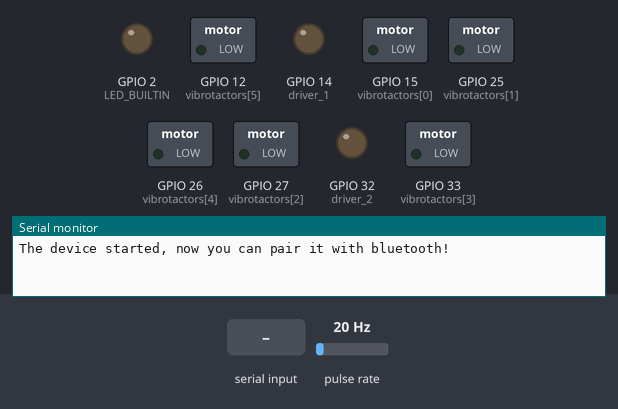
A sketch run on a simulated ESP32. On the bench: switched loads named in the sketch (green lamp = pin HIGH), output pins drawn as LEDs (lit = HIGH), the last lines printed to the serial monitor. Wiring (inferred from the names in the program): pulse sensor: data GPIO 21. The test bench sets the inputs (shaded band); at power-on: pulse rate 20 Hz. Nothing arrives over Bluetooth unless stated.

Above: at 1.2 s.
1.3 s: "L90\n" received over the second serial link
At 1.7 s:
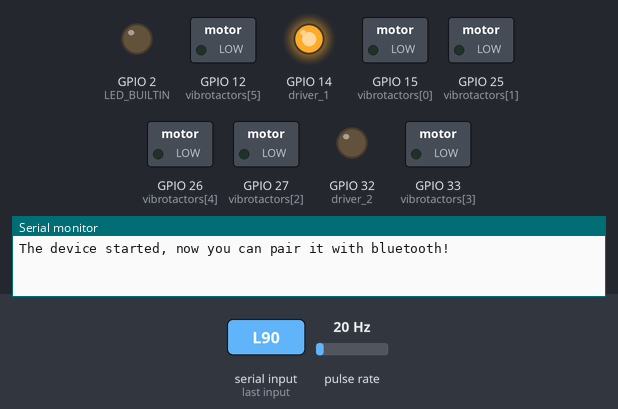
4.3 s: "T90\n" received over the second serial link
At 5.9 s:
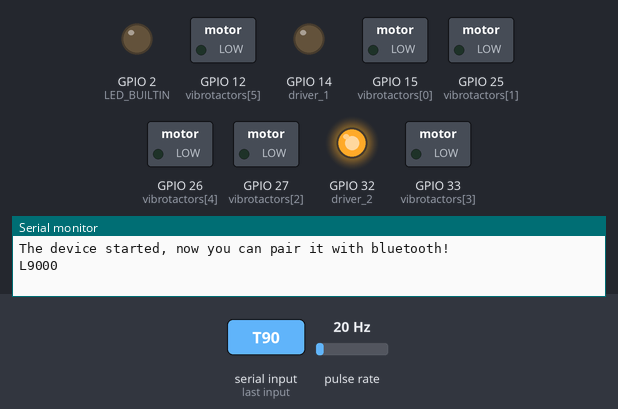
Timing chart, 0 to 7.8 s (numbered marks = the images above; inputs shaded):
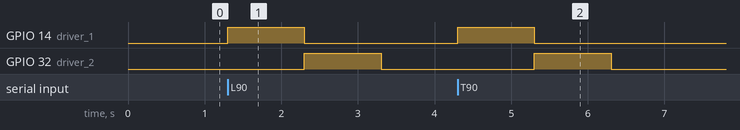

Measured:
- after the input at 1.3 s, GPIO 14 (driver_1): LOW → HIGH at once, → LOW 1.0 s later; GPIO 32 (driver_2): LOW → HIGH after 1.0 s, → LOW 1.0 s later
- after the input at 4.3 s, GPIO 14 (driver_1): LOW → HIGH at once, → LOW 1.0 s later; GPIO 32 (driver_2): LOW → HIGH after 1.0 s, → LOW 1.0 s later

The sketch:

Haptic-3-28_updated2.ino
```cpp
#include <analogWrite.h>
char command = ' ';
int power = 0;
int duration = 0;
int vibrotactors[] = {15,25,27,33,26,12};
int driver_1 = 14;
int driver_2 = 32;
#include "BluetoothSerial.h"
#if !defined(CONFIG_BT_ENABLED) || !defined(CONFIG_BLUEDROID_ENABLED)
#error Bluetooth is not enabled! Please run `make menuconfig` to and enable it
#endif
volatile double RPM = 0;
volatile uint32_t lastA = 0;
// Connect to the two encoder outputs!
#define ENCODER_A   21
#define ENCODER_B   4
// These let us convert ticks-to-RPM6
#define GEARING     20
#define ENCODERMULT 12
BluetoothSerial SerialBT;

const byte numChars = 32;
char receivedChars[numChars];   // an array to store the received data
boolean newData = false;

void setup() {
  Serial.begin(115200);
  pinMode(vibrotactors[0], OUTPUT);
  pinMode(vibrotactors[1], OUTPUT);
  pinMode(vibrotactors[2], OUTPUT);
  pinMode(vibrotactors[3], OUTPUT);
  pinMode(vibrotactors[4], OUTPUT);
  pinMode(vibrotactors[5], OUTPUT);
  pinMode(LED_BUILTIN, OUTPUT);
  pinMode(driver_1, OUTPUT);
  pinMode(driver_2, OUTPUT);
  SerialBT.begin("haptic_device2"); //Bluetooth device name
  Serial.println("The device started, now you can pair it with bluetooth!");
  attachInterrupt(ENCODER_A, interruptA, RISING);
}
void loop() {
  recvWithEndMarker();
  process_command();
}

void recvWithEndMarker() {
    static byte ndx = 0;
    char endMarker = '\n';
    char rc;

    while (SerialBT.available() > 0 && newData == false) {
        rc = SerialBT.read();

        if (rc != endMarker) {
            receivedChars[ndx] = rc;
            ndx++;
            if (ndx >= numChars) {
                ndx = numChars - 1;
            }
        }
        else {
            receivedChars[ndx] = '\0'; // terminate the string
            ndx = 0;
            newData = true;
        }
    }
}

void process_command() {
    if (newData == true) {
        command = receivedChars[0];
        power = (receivedChars[1]- '0') * 100;
        duration = receivedChars[2] - '0';
        if(command == 'A' ){ //All On
          all_on(power,duration);
        }
        else if(command == 'L' ){
          left(power,duration); //Left & Right
        }
        else if(command == 'R' ){
          right(power,duration); //Right
        }
        else if(command == 'T' ){
          top(power,duration);  // Top & Bottom
        }
        else if(command == 'B' ){
          bottom(power,duration); // Bottom
        }
        else if(command == 'C' ){
          circle(power,duration); //circle
        }
        else if(command == 'S' ){
          striped(power,duration);
        }
        else if(command == 'O' ){
          tense(power,1);
        }
        else if(command == 'P' ){
          relax(power,1);
        }
        else if(command == 'H' ){
          LED_test(duration);
        }
        all_off();
        Serial.print(command);
        Serial.print(power);
        Serial.println(duration);
        newData = false;
    }
}

void all_on(int p, int d){
    analogWrite(vibrotactors[0],p);
    analogWrite(vibrotactors[1],p);
    analogWrite(vibrotactors[2],p);
    analogWrite(vibrotactors[3],p);
    analogWrite(vibrotactors[4],p);
    analogWrite(vibrotactors[5],p);
    delay(d*1000);
}
void left(int p, int d){
    tense(p, d);
    analogWrite(vibrotactors[0],p);
    analogWrite(vibrotactors[1],p);
    analogWrite(vibrotactors[2],p);
    analogWrite(vibrotactors[3],p);
    analogWrite(vibrotactors[4],p);
    analogWrite(vibrotactors[5],p);
    delay(d*1000);
    analogWrite(vibrotactors[0],0);
    analogWrite(vibrotactors[1],0);
    analogWrite(vibrotactors[2],0);
    analogWrite(vibrotactors[3],0);
    analogWrite(vibrotactors[4],0);
    analogWrite(vibrotactors[5],0);
    delay(d*500);
    analogWrite(vibrotactors[4],p);
    analogWrite(vibrotactors[5],p);
    delay(d*250);
    analogWrite(vibrotactors[4],0);
    analogWrite(vibrotactors[5],0);
    analogWrite(vibrotactors[0],p);
    analogWrite(vibrotactors[1],p);
    delay(d*250);
    analogWrite(vibrotactors[0],0);
    analogWrite(vibrotactors[1],0);
    analogWrite(vibrotactors[4],p);
    analogWrite(vibrotactors[5],p);
    delay(d*250);
    analogWrite(vibrotactors[4],0);
    analogWrite(vibrotactors[5],0);
    analogWrite(vibrotactors[0],p);
    analogWrite(vibrotactors[1],p);
    delay(d*250);
    analogWrite(vibrotactors[0],0);
    analogWrite(vibrotactors[1],0);
    analogWrite(vibrotactors[4],p);
    analogWrite(vibrotactors[5],p);
    delay(d*250);
    analogWrite(vibrotactors[4],0);
    analogWrite(vibrotactors[5],0);
    analogWrite(vibrotactors[0],p);
    analogWrite(vibrotactors[1],p);
    delay(d*250);
    analogWrite(vibrotactors[0],0);
    analogWrite(vibrotactors[1],0);
    analogWrite(vibrotactors[4],p);
    analogWrite(vibrotactors[5],p);
    delay(d*250);
    analogWrite(vibrotactors[4],0);
    analogWrite(vibrotactors[5],0);
    analogWrite(vibrotactors[0],p);
    analogWrite(vibrotactors[1],p);
    delay(d*250);
    analogWrite(vibrotactors[0],0);
    analogWrite(vibrotactors[1],0);
    relax(p, d);
}
void right(int p, int d){
    analogWrite(vibrotactors[0],p);
    analogWrite(vibrotactors[1],p);
    //analogWrite(vibrotactors[2],p);
    delay(d*1000);
}
void top(int p, int d){
    tense(p, d);
    analogWrite(vibrotactors[0],p);
    analogWrite(vibrotactors[1],p);
    analogWrite(vibrotactors[2],p);
    analogWrite(vibrotactors[3],p);
    analogWrite(vibrotactors[4],p);
    analogWrite(vibrotactors[5],p);
    delay(d*1000);
    analogWrite(vibrotactors[0],0);
    analogWrite(vibrotactors[1],0);
    analogWrite(vibrotactors[2],0);
    analogWrite(vibrotactors[3],0);
    analogWrite(vibrotactors[4],0);
    analogWrite(vibrotactors[5],0);
    delay(d*500);
    analogWrite(vibrotactors[0],p);
    analogWrite(vibrotactors[5],p);
    delay(d*250);
    analogWrite(vibrotactors[0],0);
    analogWrite(vibrotactors[5],0);
    analogWrite(vibrotactors[2],p);
    analogWrite(vibrotactors[3],p);
    delay(d*250);
    analogWrite(vibrotactors[2],0);
    analogWrite(vibrotactors[3],0);
    analogWrite(vibrotactors[0],p);
    analogWrite(vibrotactors[5],p);
    delay(d*250);
    analogWrite(vibrotactors[0],0);
    analogWrite(vibrotactors[5],0);
    analogWrite(vibrotactors[2],p);
    analogWrite(vibrotactors[3],p);
    delay(d*250);
    analogWrite(vibrotactors[2],0);
    analogWrite(vibrotactors[3],0);
    analogWrite(vibrotactors[0],p);
    analogWrite(vibrotactors[5],p);
    delay(d*250);
    analogWrite(vibrotactors[0],0);
    analogWrite(vibrotactors[5],0);
    analogWrite(vibrotactors[2],p);
    analogWrite(vibrotactors[3],p);
    delay(d*250);
    analogWrite(vibrotactors[2],0);
    analogWrite(vibrotactors[3],0);
    analogWrite(vibrotactors[0],p);
    analogWrite(vibrotactors[5],p);
    delay(d*250);
    analogWrite(vibrotactors[0],0);
    analogWrite(vibrotactors[5],0);
    analogWrite(vibrotactors[2],p);
    analogWrite(vibrotactors[3],p);
    delay(d*250);
    analogWrite(vibrotactors[2],0);
    analogWrite(vibrotactors[3],0);
    relax(p, d);
}
void bottom(int p, int d){
    analogWrite(vibrotactors[2],p);
    analogWrite(vibrotactors[3],p);
    delay(d*1000);
}
void circle(int p, int d){
    tense(p, d);
    analogWrite(vibrotactors[0],p);
    analogWrite(vibrotactors[1],p);
    analogWrite(vibrotactors[2],p);
    analogWrite(vibrotactors[3],p);
    analogWrite(vibrotactors[4],p);
    analogWrite(vibrotactors[5],p);
    delay(d*1000);
    analogWrite(vibrotactors[0],0);
    analogWrite(vibrotactors[1],0);
    analogWrite(vibrotactors[2],0);
    analogWrite(vibrotactors[3],0);
    analogWrite(vibrotactors[4],0);
    analogWrite(vibrotactors[5],0);
    delay(d*500);
    analogWrite(vibrotactors[0],p);
    delay(d*100);
    analogWrite(vibrotactors[0],0);
    delay(d*10);
    analogWrite(vibrotactors[1],p);
    delay(d*100);
    analogWrite(vibrotactors[1],0);
    delay(d*10);
    analogWrite(vibrotactors[2],p);
    delay(d*100);
    analogWrite(vibrotactors[2],0);
    delay(d*10);
    analogWrite(vibrotactors[3],p);
    delay(d*100);
    analogWrite(vibrotactors[3],0);
    delay(d*10);
    analogWrite(vibrotactors[4],p);
    delay(d*100);
    analogWrite(vibrotactors[4],0);
    delay(d*10);
    analogWrite(vibrotactors[5],p);
    delay(d*100);
    analogWrite(vibrotactors[5],0);
    delay(d*10);
    analogWrite(vibrotactors[0],p);
    delay(d*100);
    analogWrite(vibrotactors[0],0);
    delay(d*10);
    analogWrite(vibrotactors[1],p);
    delay(d*100);
    analogWrite(vibrotactors[1],0);
    delay(d*10);
    analogWrite(vibrotactors[2],p);
    delay(d*100);
    analogWrite(vibrotactors[2],0);
    delay(d*10);
    analogWrite(vibrotactors[3],p);
    delay(d*100);
    analogWrite(vibrotactors[3],0);
    delay(d*10);
    analogWrite(vibrotactors[4],p);
    delay(d*100);
    analogWrite(vibrotactors[4],0);
    delay(d*10);
    analogWrite(vibrotactors[5],p);
    delay(d*100);
    analogWrite(vibrotactors[5],0);
    relax(p, d);
}
void striped(int p, int d){
  //TODO
}
void tense(int p, int d){
    analogWrite(driver_1, p);
    analogWrite(driver_2, 0);
    delay(1000);
}
void relax(int p, int d){
    analogWrite(driver_1, 0);
    analogWrite(driver_2, p);
    delay(1000);
}
void LED_test(int d){
    Serial.println("LED test ran");
    digitalWrite(LED_BUILTIN,HIGH);
    delay(d*1000);
    digitalWrite(LED_BUILTIN,LOW);
}
void all_off(){
    analogWrite(vibrotactors[0],0);
    analogWrite(vibrotactors[1],0);
    analogWrite(vibrotactors[2],0);
    analogWrite(vibrotactors[3],0);
    analogWrite(vibrotactors[4],0);
    analogWrite(vibrotactors[5],0);
    analogWrite(driver_1,0);
    analogWrite(driver_2,0);
}

void interruptA() {
  uint32_t currA = micros();
  if (lastA < currA) {
    double rev = currA - lastA;  // us
    rev = 1.0 / rev;            // rev per us
    rev *= 1000000;             // rev per sec
    rev *= 60;                  // rev per min
    rev /= GEARING;             // account for gear ratio
    rev /= ENCODERMULT;         // account for multiple ticks per rotation
    RPM = rev;
  }
  lastA = currA;
}
void printRPM() {
    Serial.println((int)RPM);
}
```
